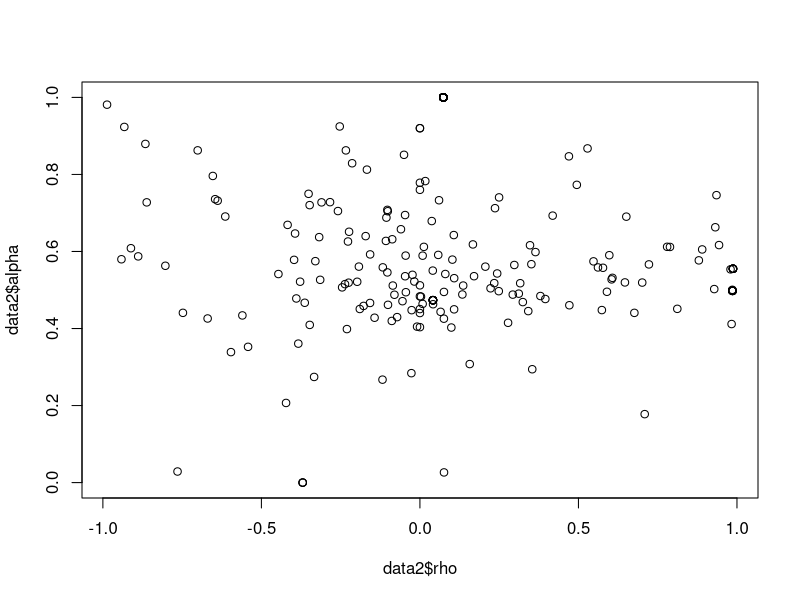
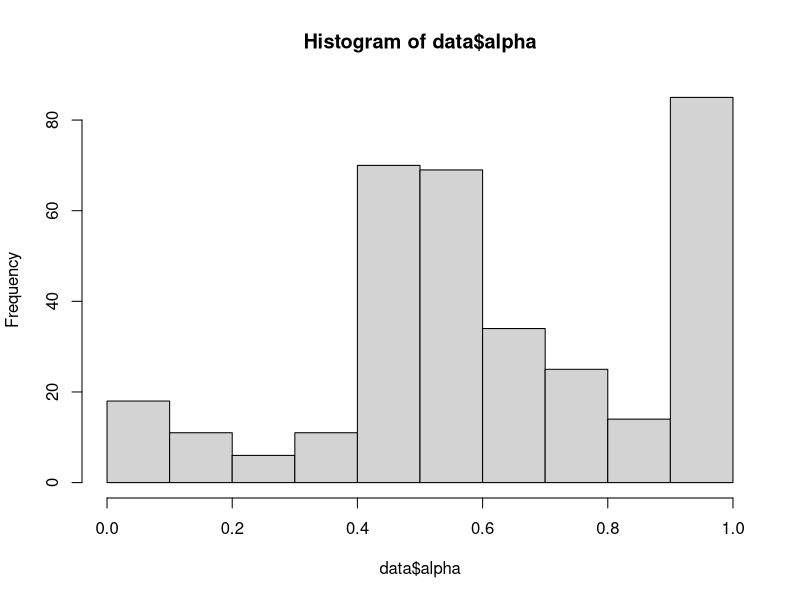
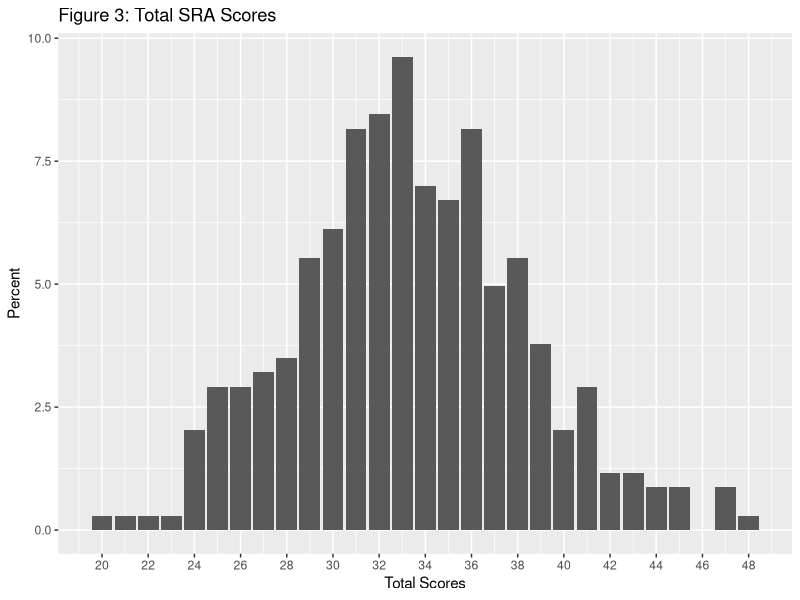
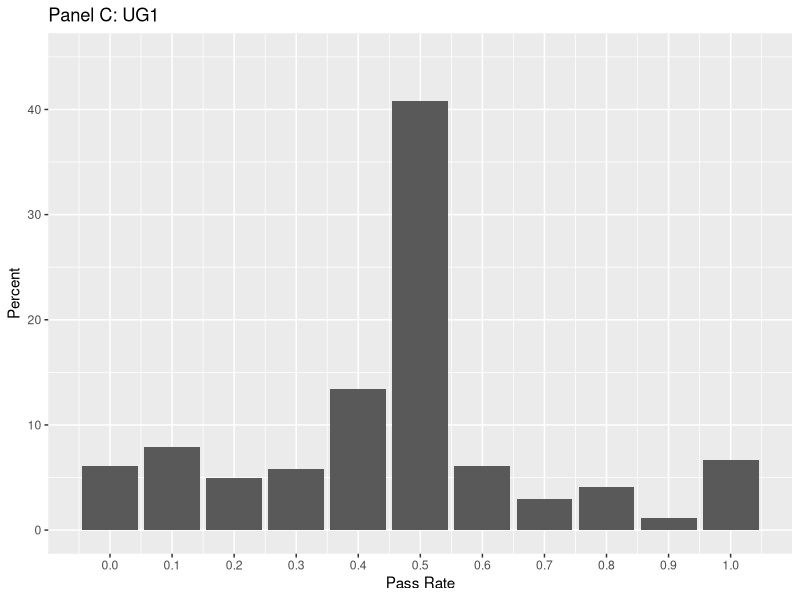
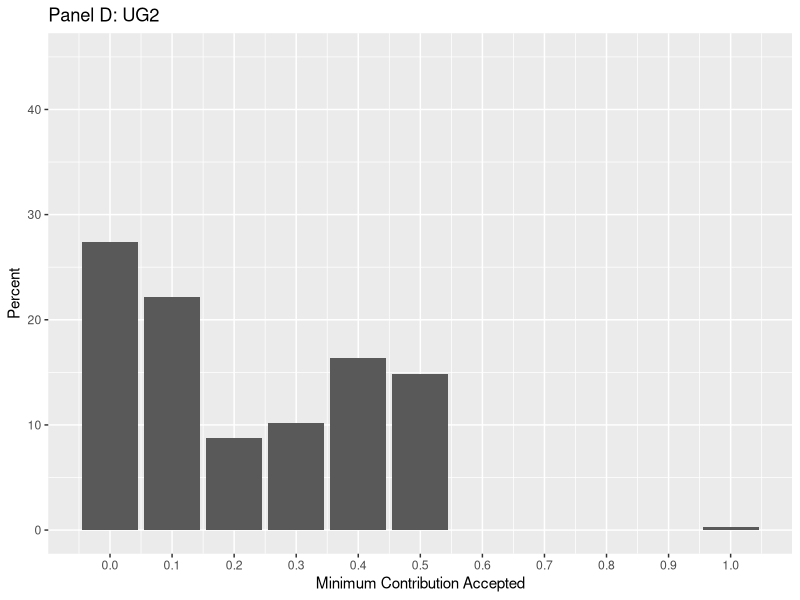
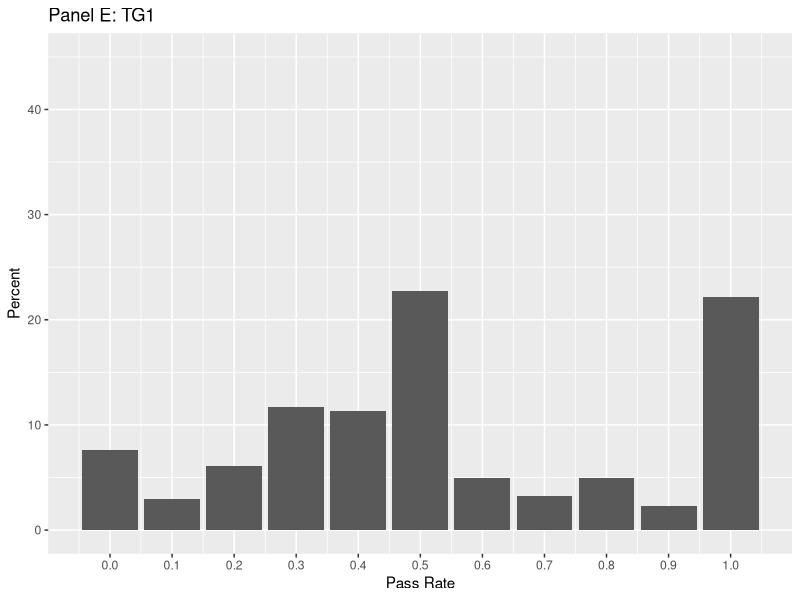
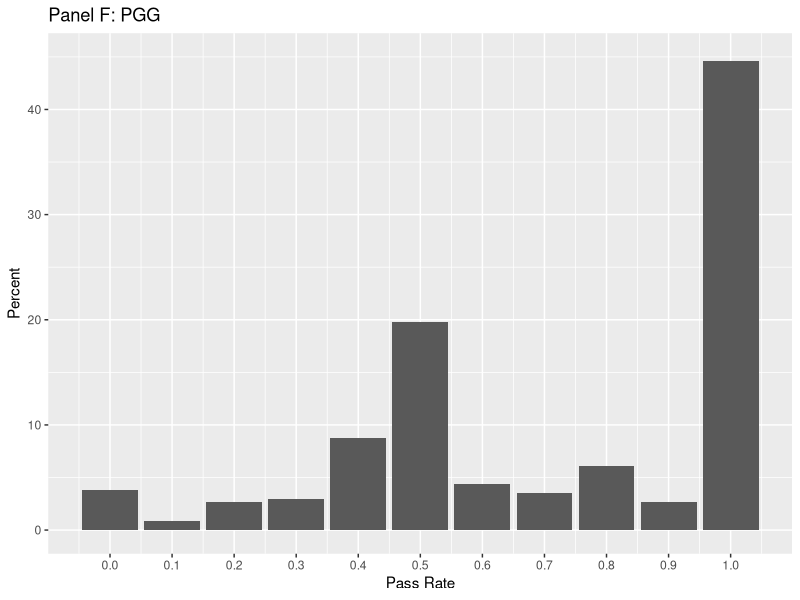
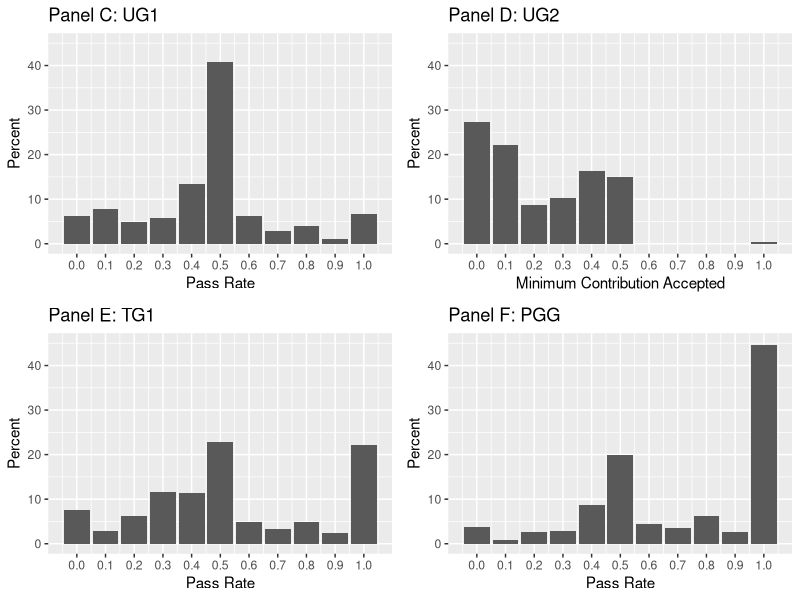

Generate these figures, in order, with R: (Note: this script raises an error after producing the figures.)
if(!require(reshape2)){
  install.packages("reshape2")
}
library(reshape2)
library(tidyr)
library(dplyr)
if(!require(ggplot2)){
  install.packages("ggplot2")
}
library(ggplot2)
library(gridExtra)
if(!require(minpack.lm)){
  install.packages("minpack.lm")
}
library(minpack.lm)


setwd("~/Desktop/thesis")
#Import data
data = read.csv("thesis.csv", stringsAsFactors=FALSE)

#Only finished responses
data=data[data$Finished == "TRUE", ]
data$ID <- seq.int(nrow(data))


#Rename columns
names(data)[names(data)=='Q4_1'] <- 'gendict1'
names(data)[names(data)=='Q5_1'] <- 'gendict2'
names(data)[names(data)=='Q6_1'] <- 'gendict3'
names(data)[names(data)=='Q7_1'] <- 'gendict4'
names(data)[names(data)=='Q8_1'] <- 'gendict5'
names(data)[names(data)=='Q9_1'] <- 'gendict6'
names(data)[names(data)=='Q10_1'] <- 'gendict7'
names(data)[names(data)=='Q11_1'] <- 'gendict8'
names(data)[names(data)=='Q12_1'] <- 'gendict9'
names(data)[names(data)=='Q13'] <- 'trust1'
names(data)[names(data)=='Q14_1_1'] <- 'trust2_1'
names(data)[names(data)=='Q14_2_1'] <- 'trust2_2'
names(data)[names(data)=='Q14_3_1'] <- 'trust2_3'
names(data)[names(data)=='Q14_4_1'] <- 'trust2_4'
names(data)[names(data)=='Q14_5_1'] <- 'trust2_5'
names(data)[names(data)=='Q14_6_1'] <- 'trust2_6'
names(data)[names(data)=='Q14_7_1'] <- 'trust2_7'
names(data)[names(data)=='Q14_8_1'] <- 'trust2_8'
names(data)[names(data)=='Q14_9_1'] <- 'trust2_9'
names(data)[names(data)=='Q14_10_1'] <- 'trust2_10'
names(data)[names(data)=='Q15'] <- 'ult1'
names(data)[names(data)=='Q16_1'] <- 'ult2_0'
names(data)[names(data)=='Q16_2'] <- 'ult2_1'
names(data)[names(data)=='Q16_3'] <- 'ult2_2'
names(data)[names(data)=='Q16_4'] <- 'ult2_3'
names(data)[names(data)=='Q16_5'] <- 'ult2_4'
names(data)[names(data)=='Q16_6'] <- 'ult2_5'
names(data)[names(data)=='Q16_7'] <- 'ult2_6'
names(data)[names(data)=='Q16_8'] <- 'ult2_7'
names(data)[names(data)=='Q16_9'] <- 'ult2_8'
names(data)[names(data)=='Q16_10'] <- 'ult2_9'
names(data)[names(data)=='Q16_11'] <- 'ult2_10'
names(data)[names(data)=='Q17'] <- 'public'
names(data)[names(data)=='Q2_1'] <- 'SRA1'
names(data)[names(data)=='Q2_2'] <- 'SRA2'
names(data)[names(data)=='Q2_3'] <- 'SRA3'
names(data)[names(data)=='Q2_5'] <- 'SRA4'
names(data)[names(data)=='Q2_7'] <- 'SRA5'
names(data)[names(data)=='Q2_8'] <- 'SRA6'
names(data)[names(data)=='Q2_10'] <- 'SRA7'
names(data)[names(data)=='Q2_11'] <- 'SRA8'
names(data)[names(data)=='Q2_13'] <- 'SRA9'
names(data)[names(data)=='Q2_14'] <- 'SRA10'

#SRA scores to number values
data$SRA1[data$SRA1=="Never"] <- 1
data$SRA1[data$SRA1=="Once"] <- 2
data$SRA1[data$SRA1=="More than once"] <- 3
data$SRA1[data$SRA1=="Often"] <- 4
data$SRA1[data$SRA1=="Very often"] <- 5
data$SRA2[data$SRA2=="Never"] <- 1
data$SRA2[data$SRA2=="Once"] <- 2
data$SRA2[data$SRA2=="More than once"] <- 3
data$SRA2[data$SRA2=="Often"] <- 4
data$SRA2[data$SRA2=="Very often"] <- 5
data$SRA3[data$SRA3=="Never"] <- 1
data$SRA3[data$SRA3=="Once"] <- 2
data$SRA3[data$SRA3=="More than once"] <- 3
data$SRA3[data$SRA3=="Often"] <- 4
data$SRA3[data$SRA3=="Very often"] <- 5
data$SRA4[data$SRA4=="Never"] <- 1
data$SRA4[data$SRA4=="Once"] <- 2
data$SRA4[data$SRA4=="More than once"] <- 3
data$SRA4[data$SRA4=="Often"] <- 4
data$SRA4[data$SRA4=="Very often"] <- 5
data$SRA5[data$SRA5=="Never"] <- 1
data$SRA5[data$SRA5=="Once"] <- 2
data$SRA5[data$SRA5=="More than once"] <- 3
data$SRA5[data$SRA5=="Often"] <- 4
data$SRA5[data$SRA5=="Very often"] <- 5
data$SRA6[data$SRA6=="Never"] <- 1
data$SRA6[data$SRA6=="Once"] <- 2
data$SRA6[data$SRA6=="More than once"] <- 3
data$SRA6[data$SRA6=="Often"] <- 4
data$SRA6[data$SRA6=="Very often"] <- 5
data$SRA7[data$SRA7=="Never"] <- 1
data$SRA7[data$SRA7=="Once"] <- 2
data$SRA7[data$SRA7=="More than once"] <- 3
data$SRA7[data$SRA7=="Often"] <- 4
data$SRA7[data$SRA7=="Very often"] <- 5
data$SRA8[data$SRA8=="Never"] <- 1
data$SRA8[data$SRA8=="Once"] <- 2
data$SRA8[data$SRA8=="More than once"] <- 3
data$SRA8[data$SRA8=="Often"] <- 4
data$SRA8[data$SRA8=="Very often"] <- 5
data$SRA9[data$SRA9=="Never"] <- 1
data$SRA9[data$SRA9=="Once"] <- 2
data$SRA9[data$SRA9=="More than once"] <- 3
data$SRA9[data$SRA9=="Often"] <- 4
data$SRA9[data$SRA9=="Very often"] <- 5
data$SRA10[data$SRA10=="Never"] <- 1
data$SRA10[data$SRA10=="Once"] <- 2
data$SRA10[data$SRA10=="More than once"] <- 3
data$SRA10[data$SRA10=="Often"] <- 4
data$SRA10[data$SRA10=="Very often"] <- 5

data$SRA1<-as.numeric(data$SRA1)
data$SRA2<-as.numeric(data$SRA2)
data$SRA3<-as.numeric(data$SRA3)
data$SRA4<-as.numeric(data$SRA4)
data$SRA5<-as.numeric(data$SRA5)
data$SRA6<-as.numeric(data$SRA6)
data$SRA7<-as.numeric(data$SRA7)
data$SRA8<-as.numeric(data$SRA8)
data$SRA9<-as.numeric(data$SRA9)
data$SRA10<-as.numeric(data$SRA10)
data$ult1<-as.numeric(data$ult1)
data$trust1<-as.numeric(data$trust1)
data$public<-as.numeric(data$public)

data$SRA<-data$SRA1+data$SRA2+data$SRA3+data$SRA4+data$SRA5+data$SRA6+
  data$SRA7+data$SRA8+data$SRA9+data$SRA10
data$UG1 <- data$ult1/10
data$TG1 <- data$trust1/10
data$PGG <- data$public/10



#represent TG2
trustdata <- data[, c("ID", "trust2_1",  "trust2_2", "trust2_3", "trust2_4", "trust2_5", "trust2_6",
                      "trust2_7", "trust2_8", "trust2_9", "trust2_10")]

trustdata$trust1_1 <- 3
trustdata$trust1_2 <- 6
trustdata$trust1_3 <- 9
trustdata$trust1_4 <- 12
trustdata$trust1_5 <- 15
trustdata$trust1_6 <- 18
trustdata$trust1_7 <- 21
trustdata$trust1_8 <- 24
trustdata$trust1_9 <- 27
trustdata$trust1_10 <- 30
trustdata$trust2_1<-as.numeric(trustdata$trust2_1)
trustdata$trust2_2<-as.numeric(trustdata$trust2_2)
trustdata$trust2_3<-as.numeric(trustdata$trust2_3)
trustdata$trust2_4<-as.numeric(trustdata$trust2_4)
trustdata$trust2_5<-as.numeric(trustdata$trust2_5)
trustdata$trust2_6<-as.numeric(trustdata$trust2_6)
trustdata$trust2_7<-as.numeric(trustdata$trust2_7)
trustdata$trust2_8<-as.numeric(trustdata$trust2_8)
trustdata$trust2_9<-as.numeric(trustdata$trust2_9)
trustdata$trust2_10<-as.numeric(trustdata$trust2_10)

trustdata$t1<-(trustdata$trust2_1)/(trustdata$trust1_1)
trustdata$t2<-(trustdata$trust2_2)/(trustdata$trust1_2)
trustdata$t3<-(trustdata$trust2_3)/(trustdata$trust1_3)
trustdata$t4<-(trustdata$trust2_4)/(trustdata$trust1_4)
trustdata$t5<-(trustdata$trust2_5)/(trustdata$trust1_5)
trustdata$t6<-(trustdata$trust2_6)/(trustdata$trust1_6)
trustdata$t7<-(trustdata$trust2_7)/(trustdata$trust1_7)
trustdata$t8<-(trustdata$trust2_8)/(trustdata$trust1_8)
trustdata$t9<-(trustdata$trust2_9)/(trustdata$trust1_9)
trustdata$t10<-(trustdata$trust2_10)/(trustdata$trust1_10)

for (i in trustdata$ID){
  temp<-trustdata[trustdata$ID==i,]
  trustdata$avgreturn[trustdata$ID==i]<-(temp$t1+temp$t2+temp$t3+temp$t4+
                temp$t5+temp$t6+temp$t7+
                temp$t8+temp$t9+temp$t10)/10
}




trust<-trustdata
trust<-trust[,c("ID", "avgreturn")]


trustdata <- trustdata[,c("ID", "trust1_1", "trust2_1", "trust1_2", "trust2_2", "trust1_3", "trust2_3", 
                          "trust1_4", "trust2_4", "trust1_5", "trust2_5", "trust1_6", "trust2_6", 
                          "trust1_7", "trust2_7", "trust1_8", "trust2_8", "trust1_9", "trust2_9", 
                          "trust1_10", "trust2_10")]

names(trustdata)<-c("ID","t1.x", "t1.y","t2.x", "t2.y","t3.x", "t3.y",
                    "t4.x", "t4.y","t5.x", "t5.y","t6.x", "t6.y","t7.x", "t7.y",
                    "t8.x", "t8.y","t9.x", "t9.y","t10.x", "t10.y")

#TG2 long format

trustlong<- trustdata %>% 
  gather(v, value, t1.x:t10.y) %>% 
  separate(v, c("var", "col")) %>% 
  arrange(ID) %>% 
  spread(col, value)

#Loop to get slope of each row
trustlong$x<-as.numeric(trustlong$x)
trustlong$y<-as.numeric(trustlong$y)



#ggplot(data=trustlong, aes(x=as.factor(x), y=y)) + geom_violin()
#ggplot(data=trustlong, aes(x=as.factor(x), y=y)) + geom_point() + facet_wrap(~ID)
#ggsave("~/Desktop/thesis/paper/images/linearity.pdf", width=11, height=8.5)
trustlong$reciprocity<-0
i<-1
j<-10
while (j<3971)
{
  temp = trustlong[i:j,]
  model = lm(temp$y~temp$x)
  trustlong$reciprocity[i:j]<-model$coefficients[2]
  i<- i+10
  j<- j+10
}
trustlong<-trustlong[,c("ID", "reciprocity")]
trustlong<-unique(trustlong)

#merge data and trust data
data <- merge( trustlong,data, by="ID")
colnames(data)[2]<-"TG2"

#avg repayment rate

data<-merge(trust, data, by="ID")

#Remove entries where they accept and then reject -- doesn't make sense

i<-397
while (i>0){
  j<-42
  k<-43
  {while (k<53){
    if (data[i, j]=='Accept' & data[i, k] == 'Reject'){
      data<-data[-i,]
    }
    j<-j+1
    k<-k+1
  }
  }
  i<-i-1
}

#UG2 as minimum pass rate player chooses to accept
i<-1
data$UG2<-0
while (i<344){
  j<-42
  while (j<53){
    if (data[i,j] == 'Accept' & data[i,69]==0){
      data[i,69]<-j-42
      j<-53
    }
    else{j<-j+1}
  }
  i<-i+1
}
data$UG2<-data$UG2/10

#General Dictator game
data <- data[-c(4:11,13:20,64)]

data$p1 <- 1/2
data$p2 <- 1/3
data$p3 <- 2
data$p4 <- 1/2
data$p5 <- 3
data$p6 <- 1
data$p7 <- 2
data$p8 <- 4
data$p9 <- 1/4
data$m1 <- 15
data$m2 <- 10
data$m3 <- 15
data$m4 <- 12
data$m5 <- 10
data$m6 <- 15
data$m7 <- 12
data$m8 <- 10
data$m9 <- 10



data$gendict1<-as.numeric(data$gendict1)
data$gendict2<-as.numeric(data$gendict2)
data$gendict3<-as.numeric(data$gendict3)
data$gendict4<-as.numeric(data$gendict4)
data$gendict5<-as.numeric(data$gendict5)
data$gendict6<-as.numeric(data$gendict6)
data$gendict7<-as.numeric(data$gendict7)
data$gendict8<-as.numeric(data$gendict8)
data$gendict9<-as.numeric(data$gendict9)
data$gendict6[data$ID==281]<-15
data$gendict6[data$ID==65]<-15
data$gendict6[data$ID==96]<-15
data$gendict6[data$ID==108]<-15
data$gendict6[data$ID==154]<-15
data$gendict6[data$ID==358]<-15
data$gendict6[data$ID==16]<-12
data$gendict6[data$ID==81]<-13




data$pi_s1 <- data$m1-data$gendict1
data$pi_s2 <- data$m2-data$gendict2
data$pi_s3 <- data$m3-data$gendict3
data$pi_s4 <- data$m4-data$gendict4
data$pi_s5 <- data$m5-data$gendict5
data$pi_s6 <- data$m6-data$gendict6
data$pi_s7 <- data$m7-data$gendict7
data$pi_s8 <- data$m8-data$gendict8
data$pi_s9 <- data$m9-data$gendict9
# data$pi_o1 <- data$gendict1/data$p1
# data$pi_o2 <- data$gendict2/data$p2
# data$pi_o3 <- data$gendict3/data$p3
# data$pi_o4 <- data$gendict4/data$p4
# data$pi_o5 <- data$gendict5/data$p5
# data$pi_o6 <- data$gendict6/data$p6
# data$pi_o7 <- data$gendict7/data$p7
# data$pi_o8 <- data$gendict8/data$p8
# data$pi_o9 <- data$gendict9/data$p9

# data$Y1<-data$pi_s1/data$m1
# data$Y2<-data$pi_s2/data$m2
# data$Y3<-data$pi_s3/data$m3
# data$Y4<-data$pi_s4/data$m4
# data$Y5<-data$pi_s5/data$m5
# data$Y6<-data$pi_s6/data$m6
# data$Y7<-data$pi_s7/data$m7
# data$Y8<-data$pi_s8/data$m8
# data$Y9<-data$pi_s9/data$m9
data$Y1<-data$pi_s1
data$Y2<-data$pi_s2
data$Y3<-data$pi_s3
data$Y4<-data$pi_s4
data$Y5<-data$pi_s5
data$Y6<-data$pi_s6
data$Y7<-data$pi_s7
data$Y8<-data$pi_s8
data$Y9<-data$pi_s9
data$X1<-data$p1
data$X2<-data$p2
data$X3<-data$p3
data$X4<-data$p4
data$X5<-data$p5
data$X6<-data$p6
data$X7<-data$p7
data$X8<-data$p8
data$X9<-data$p9

# gendictlong<-data[,c("ID", "X1", "Y1", "X2", "Y2", "X3", "Y3", "X4", "Y4",
#                      "X5", "Y5", "X6", "Y6", "X7", "Y7", "X8","Y8","X9", "Y9")]
# names(gendictlong)<-c("ID", "g1.x", "g1.y", "g2.x", "g2.y", "g3.x", "g3.y", "g4.x", "g4.y", 
#                       "g5.x", "g5.y", "g6.x", "g6.y", "g7.x", "g7.y", "g8.x", "g8.y", 
#                       "g9.x", "g9.y")
# long<- gendictlong %>% 
#   gather(v, value, g1.x:g9.y) %>% 
#   separate(v, c("var", "col")) %>% 
#   arrange(ID) %>% 
#   spread(col, value)


gendictlong<-data[,c("ID", "X1", "Y1", "m1", "X2", "Y2", "m2","X3", "Y3", "m3", "X4", "Y4", "m4",
                     "X5", "Y5", "m5", "X6", "Y6", "m6", "X7", "Y7", "m7", "X8", "Y8", "m8", "X9", "Y9", "m9")]
names(gendictlong)<-c("ID", "g1.x", "g1.y","g1.m", "g2.x", "g2.y", "g2.m","g3.x", "g3.y","g3.m",
                      "g4.x", "g4.y", "g4.m","g5.x", "g5.y","g5.m", "g6.x", "g6.y","g6.m",
                      "g7.x", "g7.y", "g7.m","g8.x", "g8.y","g8.m", "g9.x", "g9.y","g9.m")
long<- gendictlong %>% 
  gather(v, value, g1.x:g9.m) %>% 
  separate(v, c("var", "col")) %>% 
  arrange(ID) %>% 
  spread(col, value)

# temp<-long[long$ID==9,]
# x<-temp$x
# y<-temp$y
# 
# plot(x,y)
# lin_mod=lm(y~x)
# abline(lin_mod)
# 
# nonlin_mod=nls(y~A/((x^r)+A),start=list(A=6,r=0))
# mm<-function(x,A,r) A/((x^r)+A)
# 
# mm1<-nls(y~SSlogis(x,A,r))
# 
# gendictlong<-data[,c("ID", "X1", "Y1", "m1", "X2", "Y2","m2", "X3", "Y3","m3", "X4", "Y4","m4",
#                      "X5", "Y5","m5", "X6", "Y6","m6", "X7", "Y7","m7", "X8","Y8","m8", "X9", "Y9", "m9")]
# names(gendictlong)<-c("ID", "g1.x", "g1.y","g1.m", "g2.x", "g2.y","g2.m", "g3.x", "g3.y","g3.m",
#                       "g4.x", "g4.y", "g4.m","g5.x", "g5.y","g5.m", "g6.x", "g6.y","g6.m",
#                       "g7.x", "g7.y","g7.m", "g8.x", "g8.y", "g8.m","g9.x", "g9.y","g9.m")
# long<- gendictlong %>% 
#   gather(v, value, g1.x:g9.m) %>% 
#   separate(v, c("var", "col")) %>% 
#   arrange(ID) %>% 
#   spread(col, value)
# 
# 
# install.packages("AER")
# library(AER)
# temp<-long[long$ID==3,]
# predictors=list(A=1, r=1)
# variables=list(substitute(x))
# term = function(predLabels, varLabels) {
#   paste(predLabels[1], "/(1 + exp((", predLabels[2], "-",
#         varLabels[1], ")/", predLabels[3], "))")
# }
# set.seed(23)
# x<-temp$x
# y<-temp$y/temp$m
# plot(x,y)
# m<-temp$m
# lin_mod=lm(y~x)
# 
# #Plotting the model
# 
# plot(x,y)
# 
# abline(lin_mod)
# nonlin_mod=nls(y~m*(A/((x^r)+A)),start=list(A=.5,r=0))
# plot(x,y)
# 
# lines(x,predict(nonlin_mod),col="red")
# 
# 
# 
# 
# 
# 
# nls(tobit(y~m*(A/((x^r)+A)), data=temp ), data=temp)
# 
# nlm(y~m*(A/((x^r)+A)), data=temp, p=c(A=1, r=1), hessian=TRUE)
# install.packages("micEconCES")
# library(micEconCES)
# set.seed(123)
# cesData<-data.frame(x1=rchisq(200,10), x2=rchisq(200,10))
# cesData$y<-cesCalc(xNames=c("x1","x2"),data=cesData,
#                    coef=c(gamma=1,delta=0.6,rho=0.5,nu=1.1))
# cesData$y<-cesData$y+2.5*rnorm(200)
# 
# cesNls<-nls(y~gamma*(delta*x1^(-rho)+(1-delta)*x2^(-rho))^(-phi/rho),
#             data=cesData,start=c(gamma=0.5,delta=0.5,rho=0.25,phi=1))
# print(cesNls)
# 
# cesLm<-cesEst("y",c("x1","x2"),cesData,vrs=TRUE)
# summary(cesLm)
# summary(data$sigma)
# boxplot(data$sigma)
# 
# 
# for (i in long1$ID){
#   temp<-long[long$ID==i,]
#   long$A[long$ID==i]<-coef(nls(y~A/((x^r)+A), data=temp, 
#                                control = nls.control(warnOnly=TRUE),
#                                start=list(A=1, r=-1)))[1]
#   long$r[long$ID==i]<-coef(nls(y~A/((x^r)+A), data=temp, 
#                                control=nls.control(warnOnly=TRUE),
#                                start=list(A=1, r=-1)))[2]
# }
# nls.lm of the minpack.lm package
# temp<-long[long$ID==34,]
# nlsLM(y~A/((x^r))+A, data=temp,start=c(A=0,r=0))
# coef(nlsLM(y~A/((x^r))+A, data=temp,start=c(A=1,r=1)))[1]
# long$f[long$ID==1]<-0
#temp<-long[long$ID==128,]
# plot(temp$x,temp$y)
#coef(nlsLM(y~m*(A/((x^r)+A)), data=temp,start=c(A=0,r=0)))[1]
# 
long1<-long[long$ID!=96 & long$ID!=113 & long$ID!=281 & long$ID!=318,]
long2<-long[long$ID==96 | long$ID==113 | long$ID==281 | long$ID==318,]
# long$A<-NA
# long$r<-NA
for (i in long1$ID){
  temp<-long[long$ID==i,]
  long$A[long$ID==i]<-coef(nlsLM(y~m*(A/((x^r)+A)),
                                 #control = nls.lm.control(maxiter=75),
                                 data=temp,start=c(A=0,r=-1)))[1]
  long$r[long$ID==i]<-coef(nlsLM(y~m*(A/((x^r)+A)),
                                 #control = nls.lm.control(maxiter=75),
                                 data=temp,start=c(A=0,r=-1)))[2]
}
for (i in long2$ID){
  temp<-long[long$ID==i,]
  long$A[long$ID==i]<-coef(nlsLM(y~m*(A/((x^r)+A)), data=temp,start=c(A=1,r=1)))[1]
  long$r[long$ID==i]<-coef(nlsLM(y~m*(A/((x^r)+A)), data=temp,start=c(A=1,r=1)))[2]
}

# for (i in long2$ID){
#   temp<-long[long$ID==i,]
#   long$A[long$ID==i]<-coef(nlsLM(y~A/((x^r))+A, data=temp,start=c(A=1,r=1)))[1]
#   long$r[long$ID==i]<-coef(nlsLM(y~A/((x^r))+A, data=temp,start=c(A=1,r=1)))[2]
# }


# long1<-long[long$ID!=96 & long$ID!=113 & long$ID!=281,]
# long2<-long[long$ID==96 | long$ID==113 | long$ID==281,]
# for (i in long1$ID){
#   temp<-long[long$ID==i,]
#   long$A[long$ID==i]<-coef(nls(y~A/((x^r)+A), data=temp, 
#                                control = nls.control(warnOnly=TRUE),
#                                start=list(A=1, r=-1)))[1]
#   long$r[long$ID==i]<-coef(nls(y~A/((x^r)+A), data=temp, 
#                                control=nls.control(warnOnly=TRUE),
#                                start=list(A=1, r=-1)))[2]
# }
# 
# for (i in long2$ID){
#   temp<-long[long$ID==i,]
#   long$A[long$ID==i]<-coef(nls(y~A/(x^r+A), data=temp, 
#                                control = nls.control(warnOnly=TRUE),
#                                start=list(A=1, r=-10)))[1]
#   long$r[long$ID==i]<-coef(nls(y~A/(x^r+A), data=temp, 
#                                control=nls.control(warnOnly=TRUE),
#                                start=list(A=1, r=-10)))[2]
# }
long<-long[,c("ID", "A", "r")]
long<-unique(long)
# long<-long[long$ID!=96 & long$ID!=113 & long$ID!=281 & long$ID!=358,]
long$rho<-long$r/(long$r - 1)
long$alpha<-((long$A)^(1-long$rho))/(1+(long$A)^(1-long$rho))
# summary(long$alpha)
# summary(long$rho)
long$sigma<-1/(long$rho - 1)
# summary(long$sigma)
# long$alpha[long$ID==281]<-0
# long$alpha[long$ID==96]<-0
# long$alpha[long$ID==113]<-0

long<-long[,c("ID", "alpha", "rho", "sigma")]

data1<-merge(long, data, by="ID")
data<-data1[,c("ID", "ResponseId", "alpha", "rho", "sigma",  "TG2", "avgreturn", "UG1", "UG2", "TG1", "PGG", "SRA")]



donations = read.csv("donations.csv", stringsAsFactors=FALSE)


donations <- donations[-c(11:18, 20:67)]

data <- merge( data,donations, by="ResponseId")
data<-data[,c("ID", "ResponseId", "GENDER", "CLASS_YR", "MAJOR", "alpha", "rho",
              "sigma", "TG2", "avgreturn", "UG1", "UG2", "TG1", "PGG", "SRA", "current_donor_status",
              "DNR_GIVING", "DNR_TOTAL_YEARS", "first_gift", "last_gift", "last_gift_amount", "last_gift_for")]





#####################
#Univariate Analysis#
#####################

#SRA
SRA<-ggplot(data=data, aes(data$SRA))+
  geom_bar(aes(y= 100*(..count..)/sum(..count..))) +
#  labs(title="Total SRA Scores") +
  labs(x="Total Scores", y="Percent") +
  scale_x_continuous(breaks=seq(20,50,2)) + ggtitle("Figure 3: Total SRA Scores")
ggsave("~/Desktop/thesis/paper/images/SRAimg.jpg", width=11, height=8.5)

#UG1
UG1<-ggplot(data=data, aes(data$UG1))+
  geom_bar(aes(y= 100*(..count..)/sum(..count..))) +
  #  labs(title="Total SRA Scores") +
  ggtitle("Panel C: UG1") +
  labs(x="Pass Rate", y="Percent") + ylim(c(0,45))+
  scale_x_continuous(breaks=seq(0,1,0.1))
ggsave("~/Desktop/thesis/output/UG1.pdf", width=11, height=8.5)


#UG2
UG2<-ggplot(data=data, aes(data$UG2))+
  geom_bar(aes(y= 100*(..count..)/sum(..count..))) +
  #  labs(title="Total SRA Scores") 
  ggtitle("Panel D: UG2")+
  labs(x="Minimum Contribution Accepted", y="Percent")+ylim(c(0,45))+
  scale_x_continuous(breaks=seq(0,1,0.1))

ggsave("~/Desktop/thesis/output/UG2.pdf", width=11, height=8.5)


#TG1

TG1<-ggplot(data=data, aes(data$TG1))+
  geom_bar(aes(y= 100*(..count..)/sum(..count..))) +ylim(c(0,45))+
  #  labs(title="Total SRA Scores") +
  labs(x="Pass Rate", y="Percent")+
  scale_x_continuous(breaks=seq(0,1,0.1)) +
  ggtitle("Panel E: TG1")

ggsave("~/Desktop/thesis/output/TG1.pdf", width=11, height=8.5)

#PGG
PGG<-ggplot(data=data, aes(data$PGG))+
  geom_bar(aes(y= 100*(..count..)/sum(..count..))) +
  #  labs(title="Total SRA Scores") +
  labs(x="Pass Rate", y="Percent")+ylim(c(0,45))+
  scale_x_continuous(breaks=seq(0,1,0.1)) +
  ggtitle("Panel F: PGG")

ggsave("~/Desktop/thesis/output/PGG.pdf", width=11, height=8.5)

pdf("~/Desktop/thesis/paper/images/Figure2b.pdf",width=11,height=8.5)
grid.arrange(UG1, UG2, TG1, PGG, nrow=2)
dev.off()



prop.table(table(data$TG2))
summary(data$TG2)
#TG2 - reciprocity

TG2<-ggplot(data=data, aes(data$TG2)) + geom_histogram(aes(y=100*(..count..)/sum(..count..)), binwidth=0.05)+
  scale_x_continuous(breaks=seq(-0.5, 1, by=0.1)) +
  ylim(c(0,28))+labs(x="Reciprocity", y="Percent") +
  ggtitle("Panel G: Reciprocity Levels")
ggsave("~/Desktop/thesis/paper/images/TG2.pdf", width=11, height=8.5)


TG<-ggplot(data=data, aes(data$avgreturn)) + geom_histogram(aes(y=100*(..count..)/sum(..count..)), binwidth=0.05)+
  ylim(c(0,28))+labs(x="Repayment Rate", y="Percent") + ggtitle("Panel H: Average Repayment Rate") +
  scale_x_continuous(breaks=seq(0, 1, by=0.1))
ggsave("~/Desktop/thesis/paper/images/TG.pdf", width=11, height=8.5)
pdf("~/Desktop/thesis/paper/images/Figure2c.pdf",width=11,height=8.5)
grid.arrange(TG2, TG, nrow=2)
dev.off()




#donations dataset

data$donated<-1
data$donated[data$current_donor_status=="Never"]<-0
prop.table(table(data$donated))
donated<-ggplot(data=data, aes(data$donated))+
  geom_bar(aes(y= 100*(..count..)/sum(..count..))) +
  #  labs(title="Total SRA Scores") +
  labs(x="Donated", y="Percent") + scale_x_continuous(breaks=seq(0,1,1)) + ylim(c(0,80))+
  ggtitle("Panel I: Donations")
ggsave("~/Desktop/thesis/paper/images/donated.pdf", width=11, height=8.5)


data$donations<-as.numeric(data$DNR_GIVING)
d<-data[data$donation<=200,]
donations<-ggplot(data=d, aes(d$donation))+geom_histogram(aes(y=100*(..count..)/sum(..count..)), binwidth=10)+
  labs(x="Donation Amount", y="Percent")+scale_x_continuous(breaks=seq(0,200,10))+ylim(c(0,60))+
  ggtitle("Panel J: Average Donation Amount")
ggsave("~/Desktop/thesis/paper/images/donations.pdf", width=11, height=8.5)


pdf("~/Desktop/thesis/paper/images/Figure4.pdf",width=11,height=8.5)
grid.arrange(donated, donations, nrow=2)
dev.off()

# e<-data[data$donation>625,]
# prop.table(table(e$donation))
# summary(data$donation)

#GDG

alpha<-ggplot(data=data, aes(data$alpha)) + geom_histogram(aes(y=100*(..count..)/sum(..count..)), binwidth=0.05)+
  scale_x_continuous(breaks=seq(0, 1, by=0.1)) +
  #ylim(c(0,28))+
  labs(x="Alpha", y="Percent") +
  ggtitle("Panel A: Alpha")
ggsave("~/Desktop/thesis/paper/images/alpha.pdf", width=11, height=8.5)


#data$rho1[data$rho1>1]<-NA
data1<-data[data$rho<=1,]
data1$rho1<-data1$rho
data1$rho1[data1$rho1<(-1)]<-(-1.25)
#data2<-data[data$rho>1,]

rho<-ggplot(data=data1, aes(x=data1$rho1)) + 
  geom_histogram(aes(x=data1$rho1, y=100*(..count..)/sum(..count..)), binwidth=0.05)+
  #geom_histogram(aes(x=data1$rho1[data1$rho1==-1.25], y=100*(..count..)/sum(..count..)),binwidth=0.05)+
  scale_x_continuous(breaks=seq(-1, 1, by=0.1)) +
  ylim(c(0,25))+
  labs(x="Rho", y="Percent") +
  ggtitle("Panel B: Rho")
ggsave("~/Desktop/thesis/paper/images/rho.pdf", width=11, height=8.5)

data2<-data[data$rho<=1 & data$rho>=-1,]
plot(data2$rho, data2$alpha)
fig<-ggplot(data2, aes(x=rho, y=alpha)) +
  geom_point(size=2) + labs(x="Rho", y="Alpha") +
  ggtitle("Panel C: Scatterplot of CES Parameters")

# sigma<-ggplot(data=data, aes(x=data$sigma)) + 
#   geom_histogram(aes(x=data$sigma, y=100*(..count..)/sum(..count..)), binwidth=1)+
#   #geom_histogram(aes(x=data1$rho1[data1$rho1==-1.25], y=100*(..count..)/sum(..count..)),binwidth=0.05)+
#   scale_x_continuous(breaks=seq(-1, 1, by=0.1)) +
#   ylim(c(0,25))+
#   labs(x="Sigma", y="Percent") +
#   ggtitle("Panel C: Sigma")

pdf("~/Desktop/thesis/paper/images/Figure2a.pdf",width=11,height=8.5)
grid.arrange(alpha, rho, nrow=2)
dev.off()

temporary<-data[data$rho>1,]

summary(data$alpha)
hist(data$alpha)
summary(data$rho)
summary(data$alpha)
#match players to get winner
match <- data[,c("ResponseId", 
                 "public")]
popsize = 396
matches<-split(sample(match$ResponseId), rep(1:(popsize/2), each=2))
